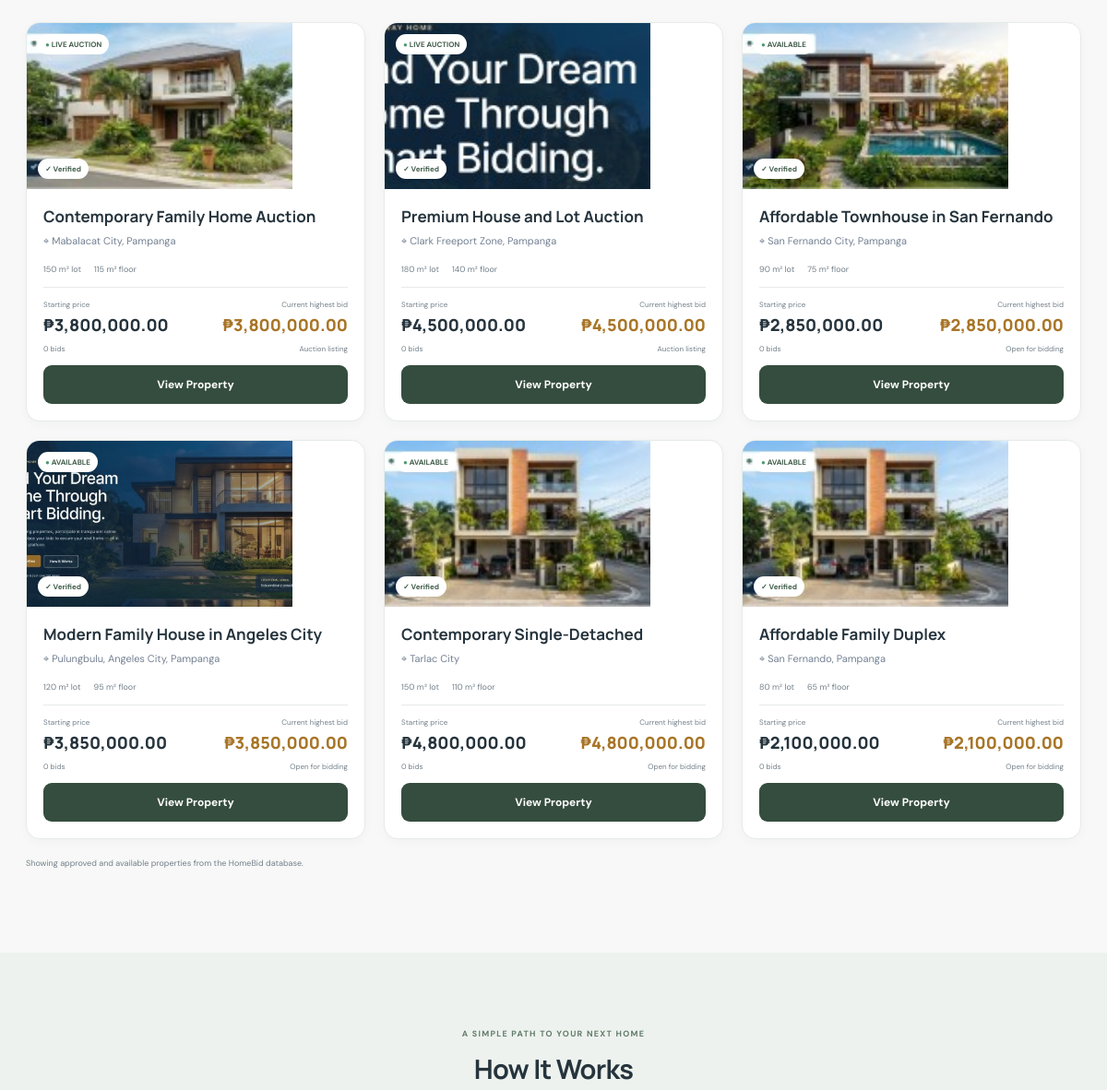
Before: / (middle part) with the older database file.
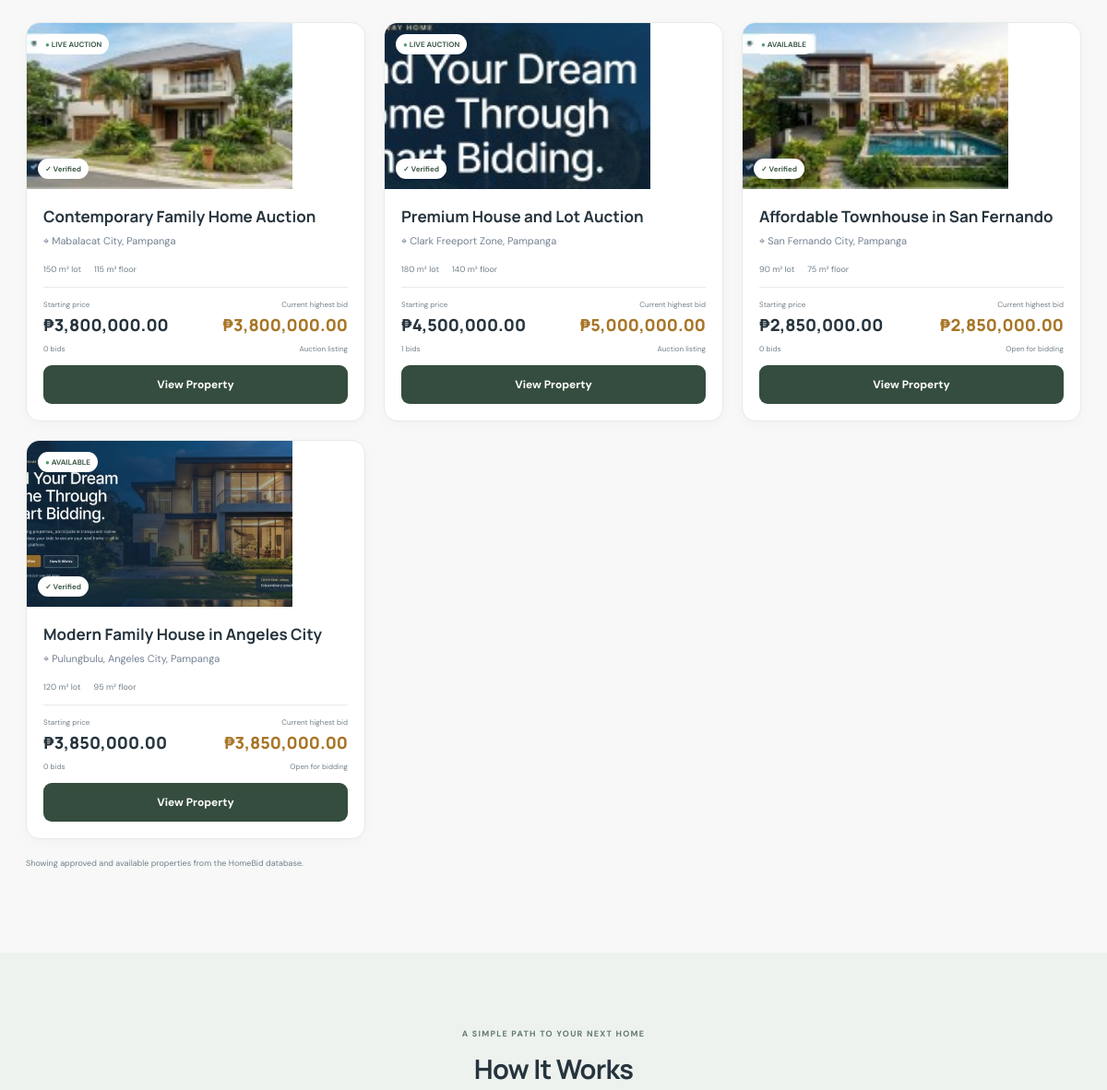
After: the same page with the newer database file.
### tables this page shows
CREATE TABLE `properties` (
  `id` int(11) NOT NULL,
  `user_id` int(11) NOT NULL,
  `title` varchar(150) NOT NULL,
  `description` text NOT NULL,
  `category` varchar(80) DEFAULT NULL,
  `location` varchar(255) NOT NULL,
  `region` varchar(100) DEFAULT NULL,
  `province` varchar(150) DEFAULT NULL,
  `city` varchar(150) DEFAULT NULL,
  `barangay` varchar(150) DEFAULT NULL,
  `lot_number` varchar(100) DEFAULT NULL,
  `lot_area` decimal(10,2) NOT NULL,
  `floor_area` decimal(10,2) NOT NULL,
  `price` decimal(12,2) NOT NULL,
  `status` enum('Available','Reserved','Sold','Auction') NOT NULL DEFAULT 'Available',
  `image_path` varchar(255) DEFAULT NULL,
  `is_featured` tinyint(1) NOT NULL DEFAULT 0,
  `created_at` timestamp NOT NULL DEFAULT current_timestamp(),
  `is_approved` tinyint(1) NOT NULL DEFAULT 0,
  `review_status` enum('pending','admin_approval','needs_revision','approved') NOT NULL DEFAULT 'pending',
  `review_feedback` text DEFAULT NULL,
  `reviewed_by` int(11) DEFAULT NULL,
  `reviewed_at` datetime DEFAULT NULL,
  `submission_type` enum('listing','auction') NOT NULL DEFAULT 'listing',
  `latitude` decimal(10,8) DEFAULT NULL,
  `longitude` decimal(11,8) DEFAULT NULL
);

### config/db.php (called while the page is built, shortened)
<?php
function hb_query(mysqli $conn, string $sql, array $params = []): mysqli_result|bool {
    return mysqli_query($conn, $sql);
}
function hb_fetch_all(mysqli_result|bool $result): array {
    return $result instanceof mysqli_result ? mysqli_fetch_all($result, MYSQLI_ASSOC) : [];
}

### index.php (the view, shortened to what this page needs)
<?php
require_once __DIR__ . '/config/db.php';
$featuredProperties = [];
$featuredLoadError = false;
try {
    $featuredQuery = hb_query($conn, "
        SELECT
            p.id, p.title, p.location, p.description, p.lot_area, p.floor_area,
            p.price, p.status, p.is_approved, p.image_path,
            a.starting_bid, a.current_bid,
            (SELECT COUNT(*) FROM bids b WHERE b.property_id = p.id) AS bidder_count
        FROM properties p
        LEFT JOIN auctions a ON a.id = (
            SELECT a2.id
            FROM auctions a2
            WHERE a2.property_id = p.id
            ORDER BY a2.id DESC
            LIMIT 1
        )
        WHERE p.is_approved = 1 AND p.review_status = 'approved'
          AND (p.status = 'Available' OR (p.status = 'Auction' AND a.review_status = 'approved' AND a.status IN ('active','upcoming')))
        ORDER BY p.created_at DESC, p.id DESC
        LIMIT 6
    ");
    $featuredProperties = hb_fetch_all($featuredQuery);
} catch (Throwable $e) {
    error_log('HomeBid featured properties: ' . 'Database operation failed');
    $featuredLoadError = true;
}
function homebid_money($amount): string {
    return '₱' . number_format((float)$amount, 2);
}
?>
<!DOCTYPE html>
<html lang="en">
<head>
    <link rel="stylesheet" href="style.css?v=minimal-20261117">
</head>
<body>
    <main>
        <section class="section properties-section" id="properties">
            <div class="property-grid">
                <?php if ($featuredProperties): ?>
                    <?php foreach ($featuredProperties as $property): ?>
                        <article class="property-card">
                            <div class="property-image">
                                <img src="<?php echo htmlspecialchars($property['image_path'], ENT_QUOTES, 'UTF-8'); ?>" alt="<?= htmlspecialchars($property['title'], ENT_QUOTES, 'UTF-8') ?>">
                                <?php if (!empty($property['current_bid'])): ?>
                                    <span class="live-tag">● LIVE AUCTION</span>
                                <?php else: ?>
                                    <span class="live-tag">● AVAILABLE</span>
                                <?php endif; ?>
                                <span class="verified">✓ Verified</span>
                            </div>
                            <div class="property-body">
                                <h3><?= htmlspecialchars($property['title'], ENT_QUOTES, 'UTF-8') ?></h3>
                                <p class="location">⌖ <?= htmlspecialchars($property['location'], ENT_QUOTES, 'UTF-8') ?></p>
                                <div class="specs">
                                    <span><?= number_format((float)$property['lot_area'], 0) ?> m² lot</span>
                                    <span><?= number_format((float)$property['floor_area'], 0) ?> m² floor</span>
                                </div>
                                <div class="price-row">
                                    <div>
                                        <small>Starting price</small>
                                        <strong><?= homebid_money($property['starting_bid'] ?? $property['price']) ?></strong>
                                    </div>
                                    <div class="current">
                                        <small>Current highest bid</small>
                                        <strong><?= homebid_money($property['current_bid'] ?? $property['price']) ?></strong>
                                    </div>
                                </div>
                                <div class="card-foot">
                                    <span><?= (int)$property['bidder_count'] ?> bids</span>
                                    <span><?= !empty($property['current_bid']) ? 'Auction listing' : 'Open for bidding' ?></span>
                                </div>
                                <a class="btn btn-navy view-property"
                                   href="property-view.php?id=<?= (int)$property['id'] ?>">View Property</a>
                            </div>
                        </article>
                    <?php endforeach; ?>
                <?php elseif ($featuredLoadError): ?>
                    <p class="muted">Featured properties are temporarily unavailable. Please try again later.</p>
                <?php else: ?>
                    <p class="muted">There are no approved properties available right now. Check back soon for new listings.</p>
                <?php endif; ?>
            </div>
            <p class="disclaimer">Showing approved and available properties from the HomeBid database.</p>
        </section>
        <section class="how-section" id="how-it-works">
            <div class="section centered">
                <p class="eyebrow">A SIMPLE PATH TO YOUR NEXT HOME</p>
                <h2>How It Works</h2>
            </div>
        </section>
    </main>
</body>
</html>

### style.css (style rules this page uses)
* { box-sizing:border-box }
:root { --navy:#102b42;--navy2:#0b2236;--gold:#a87527;--gold2:#bd8a3c;--cream:#f7f6f2;--ink:#142d43;--muted:#738092;--line:#e5e9ed }
html { scroll-behavior:smooth;scroll-padding-top:82px }
body { margin:0;font-family:"DM Sans",sans-serif;color:var(--ink);background:#fff;font-size:14px }
h1,h2,h3,.brand { font-family:Manrope,"DM Sans",sans-serif }
a { color:inherit;text-decoration:none }
.btn { border:0;border-radius:5px;display:inline-flex;align-items:center;justify-content:center;padding:12px 20px;font:700 12px "DM Sans",sans-serif;cursor:pointer;transition:transform .2s,background .2s,box-shadow .2s }
.btn-navy { background:var(--navy);color:#fff;width:100%;padding:12px }
.eyebrow { font-size:9px;font-weight:700;letter-spacing:1.25px;color:var(--gold);margin:0 0 12px }
.section { max-width:1180px;margin:auto;padding:76px 28px }
.section-heading h2,.section h2,.about-copy h2 { font-size:29px;letter-spacing:-.7px;margin:0 0 7px }
.property-grid { display:grid;grid-template-columns:repeat(3,1fr);gap:20px }
.property-card { border:1px solid var(--line);border-radius:9px;overflow:hidden;background:#fff;box-shadow:0 3px 12px #0d2b4208;transition:transform .25s,box-shadow .25s }
.property-image { height:180px;position:relative;background:#e5e9ed }
.property-image img { width:100%;height:100%;object-fit:cover }
.live-tag,.verified { position:absolute;font-size:8px;font-weight:700;background:#fff;padding:6px 8px;border-radius:3px }
.live-tag { top:12px;left:12px;color:var(--navy) }
.live-tag:first-letter { color:#4d9b70 }
.verified { bottom:11px;left:12px;background:#102b42e8;color:#fff }
.property-body { padding:17px }
.property-body h3 { font-size:15px;margin:0 0 8px }
.location { font-size:10px;color:var(--muted);margin:0 0 10px }
.specs { display:flex;gap:14px;font-size:9px;color:var(--muted);padding-bottom:13px;border-bottom:1px solid var(--line) }
.price-row { display:flex;justify-content:space-between;gap:8px;padding:13px 0 9px }
.price-row small { display:block;font-size:8px;color:var(--muted);margin-bottom:5px }
.price-row strong { font-size:12px }
.current { text-align:right }
.current strong { color:var(--gold) }
.card-foot { display:flex;justify-content:space-between;font-size:8px;color:var(--muted);margin-bottom:13px }
.disclaimer { font-size:9px;color:#98a1aa;margin-top:20px }
.how-section { background:var(--cream) }
.centered { text-align:center }
.location { font-size:11px;color:#738092;margin:0 0 18px }
:root { --ink:#26343d;--muted:#73808a;--paper:#f7f8f7;--line:#e7ebe8;--accent:#617b6b;--accent-dark:#354d3e;--white:#fff }
body { background:var(--paper);color:var(--ink);font-family:'DM Sans',sans-serif;-webkit-font-smoothing:antialiased }
.btn { min-height:42px;border-radius:9px;font-weight:700 }
.btn-gold,.btn-navy { background:var(--accent-dark);color:#fff }
.eyebrow { color:var(--accent);letter-spacing:.14em }
.section { max-width:1200px;padding:82px 28px }
.property-grid { gap:20px }
.property-card { border:1px solid var(--line);border-radius:15px;overflow:hidden;transition:transform .2s,box-shadow .2s }
.property-image { aspect-ratio:16/10 }
.property-body { padding:18px }
.property-body h3 { font:700 17px Manrope,sans-serif }
.live-tag,.verified { border-radius:20px;background:#fff;color:#415d4b }
.price-row { border-color:var(--line) }
.price-row strong { font:800 18px Manrope,sans-serif }
.disclaimer { color:var(--muted) }
.how-section { background:#eef2ee }

Changed rows visible on the page:
removed properties: image_path (picture), shows "● AVAILABLE", title "Contemporary Single-Detached", location "Tarlac City", lot_area "150", floor_area "110", price "₱4,800,000.00", bidder_count "0", shows "Open for bidding"
removed properties: image_path (picture), shows "● AVAILABLE", title "Affordable Family Duplex", location "San Fernando, Pampanga", lot_area "80", floor_area "65", price "₱2,100,000.00", bidder_count "0", shows "Open for bidding"
computed for properties "Premium House and Lot Auction": price "₱4,500,000.00" → "₱5,000,000.00"; bidder_count "0" → "1"
